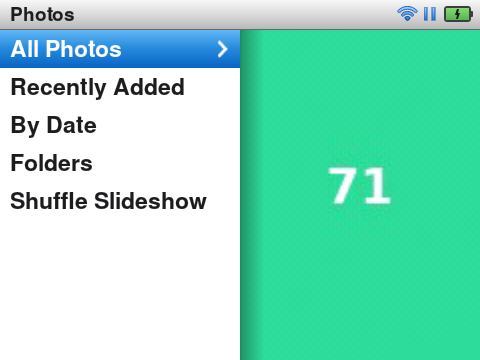
#> input picture 02-photos-menu.png, 480 x 360 px
$ python build_boot_logo.py ../02-photos-menu.png out.png
#> lines starting #> are read from the running program, lines starting #| are printed output that depends on the picture
#!/usr/bin/env python3
"""Builds a single-frame MTK "LOGO" boot-splash partition (logo.bin) for the
Innioasis Y1, showing the project logo (or custom text) centered on a black background.

Format was reverse-engineered from two real logo.bin samples (Innioasis
stock firmware and the Rockbox-derived one this project's rom.zip carried
until now) - see tools/rom_assets/README.md for the full writeup. Summary:

  offset 0-3    constant tag/CRC, always 88 16 88 58 in both real samples
  offset 4-7    uint32 LE, must equal the table's total_size field below
  offset 8-11   ASCII "LOGO"
  offset 12-511 reserved, byte-identical (mostly 0x00 then 0xFF padding)
                between both real samples - copied verbatim from a real
                sample rather than reconstructed
  offset 512    uint32 LE frame_count
  offset 516    uint32 LE total_size (== offset 4-7 above)
  offset 520.. frame_count x uint32 LE cumulative offsets (only fully
                understood for frame_count == 1, where offsets[0] is just
                the single compressed frame's length - the real multi-frame
                animation's table semantics were NOT fully solved, hence
                this script only ever emits a single static frame)
  offset ...    zlib-compressed RGB565 raw frame data, 480x360 (the Y1's
                real panel resolution, confirmed via successfully decoding
                both real samples at this exact size)

Usage:
  python3 tools/build_boot_logo.py
  python3 tools/build_boot_logo.py docs/icons/icon.png tools/rom_assets/logo_classy.bin
  python3 tools/build_boot_logo.py "Classy" output/logo.bin
"""
import os
import struct
import sys
import zlib

from PIL import Image, ImageDraw, ImageFont

W, H = 480, 360
FONT_PATH = "/usr/share/fonts/liberation/LiberationSans-Bold.ttf"
FONT_SIZE = 44

SCRIPT_DIR = os.path.dirname(os.path.abspath(__file__))
REPO_ROOT = os.path.dirname(SCRIPT_DIR)

DEFAULT_REFERENCE_LOGO = os.path.join(SCRIPT_DIR, "rom_assets", "logo_stock_innioasis.bin")
DEFAULT_ICON_PATH = os.path.join(REPO_ROOT, "docs", "icons", "icon.png")
DEFAULT_OUT_PATH = os.path.join(SCRIPT_DIR, "rom_assets", "logo_classy.bin")


def render_logo_image(icon_path: str, size: int = 320) -> Image.Image:
    """Renders a logo image centered on a 480x360 black canvas.
    A target size of 320px yields a 230px wide wordmark from docs/icons/icon.png,
    matching the footprint of the previous boot logo while preserving optical centering.
    """
#> called with icon_path = '../02-photos-menu.png', size = 320
    icon = Image.open(icon_path).convert("RGBA")
#> icon is the input picture: PIL image 480x360 RGBA; mean R, G, B, A 140, 222.4, 197.2, 255
    icon_resized = icon.resize((size, size), Image.Resampling.LANCZOS)
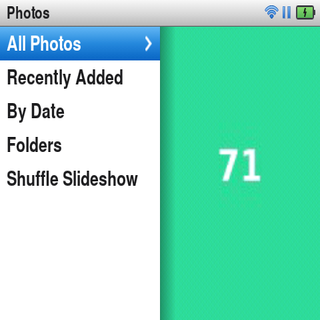
#> icon_resized: PIL image 320x320 RGBA; mean R, G, B, A 139.9, 222.3, 197.1, 255

    canvas = Image.new("RGB", (W, H), (0, 0, 0))
#> canvas: PIL image 480x360 RGB; every value is 0
    offset = ((W - size) // 2, (H - size) // 2)
    canvas.paste(icon_resized, offset, icon_resized)
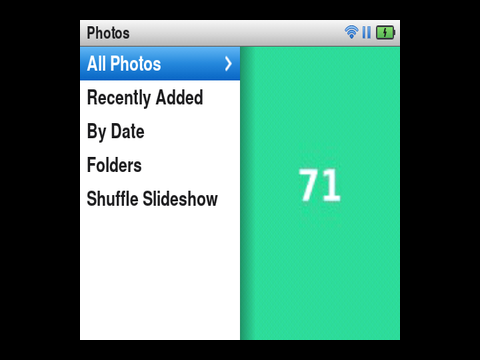
#> canvas: PIL image 480x360 RGB; mean R, G, B 82.9, 131.7, 116.8
    return canvas


def render_text_image(text: str) -> Image.Image:
    img = Image.new("RGB", (W, H), (0, 0, 0))
    draw = ImageDraw.Draw(img)
    font = ImageFont.truetype(FONT_PATH, FONT_SIZE)
    bbox = draw.textbbox((0, 0), text, font=font)
    tw, th = bbox[2] - bbox[0], bbox[3] - bbox[1]
    x = (W - tw) / 2 - bbox[0]
    y = (H - th) / 2 - bbox[1]
    draw.text((x, y), text, font=font, fill=(255, 255, 255))
    return img


def to_rgb565_bytes(img: Image.Image) -> bytes:
    import numpy as np

    arr = np.asarray(img.convert("RGB")).astype(np.uint16)
    r, g, b = arr[:, :, 0], arr[:, :, 1], arr[:, :, 2]
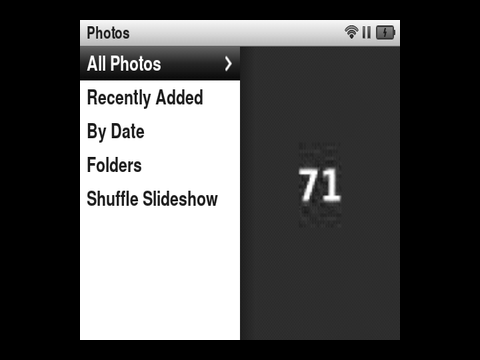
#> r: shape (360, 480) uint16; min 0, max 255, mean 82.9
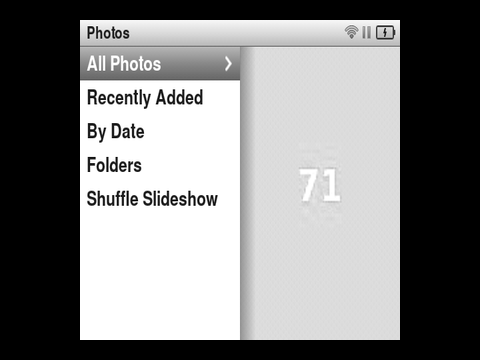
#> g: shape (360, 480) uint16; min 0, max 255, mean 131.7
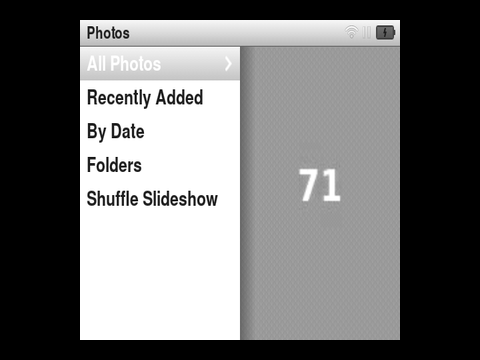
#> b: shape (360, 480) uint16; min 0, max 255, mean 116.8
    px565 = ((r >> 3) << 11) | ((g >> 2) << 5) | (b >> 3)
    return px565.astype("<u2").tobytes()


def build_logo_bin(img: Image.Image, reference_path: str) -> bytes:
    raw = to_rgb565_bytes(img)
    assert len(raw) == W * H * 2, "unexpected raw frame size"
    compressed = zlib.compress(raw, 9)

#> (the run stopped early here; a loop or call above may not have finished)

$ run again, on 01-main-menu.png
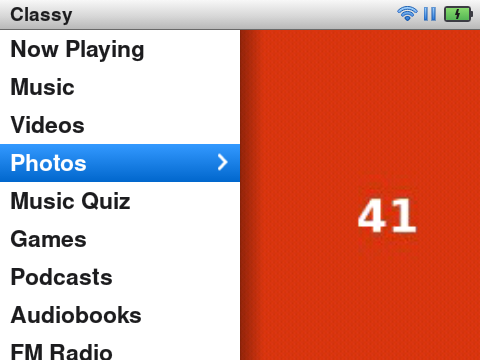
#> input picture 01-main-menu.png, 480 x 360 px
#> in render_logo_image, icon is the input picture: PIL image 480x360 RGBA; mean R, G, B, A 212.3, 144.9, 132.9, 255
#> in render_logo_image, `icon_resized = icon.resize((size, size), Image.Resampling.LANCZOS)`:
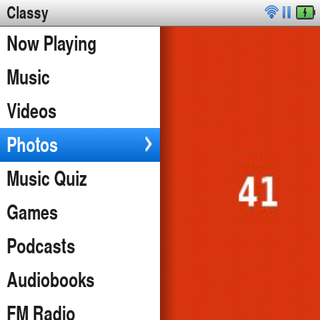
#> icon_resized: PIL image 320x320 RGBA; mean R, G, B, A 212, 144.6, 132.7, 255
#> in to_rgb565_bytes, `r, g, b = arr[:, :, 0], arr[:, :, 1], arr[:, :, 2]`:
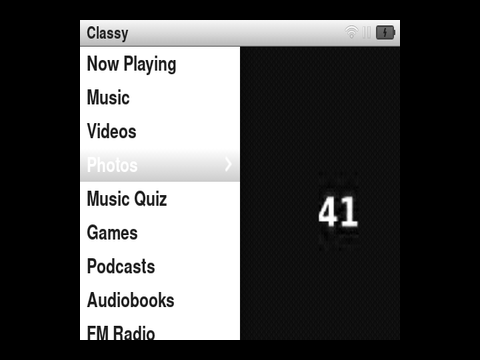
#> b: shape (360, 480) uint16; min 0, max 255, mean 78.6

$ run again, on 02-all-books.png
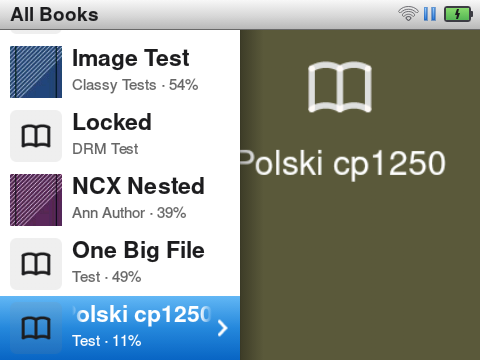
#> input picture 02-all-books.png, 480 x 360 px
#> in render_logo_image, icon is the input picture: PIL image 480x360 RGBA; mean R, G, B, A 147.4, 154.4, 148.6, 255
#> in render_logo_image, `icon_resized = icon.resize((size, size), Image.Resampling.LANCZOS)`:
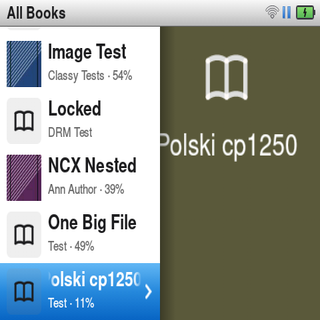
#> icon_resized: PIL image 320x320 RGBA; mean R, G, B, A 147.1, 154.1, 148.3, 255
#> in to_rgb565_bytes, `r, g, b = arr[:, :, 0], arr[:, :, 1], arr[:, :, 2]`:
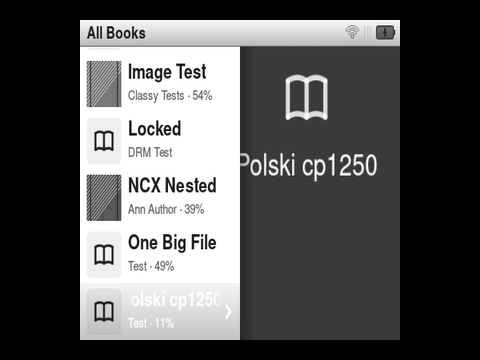
#> b: shape (360, 480) uint16; min 0, max 255, mean 87.9

$ run again, on 03-folders.png
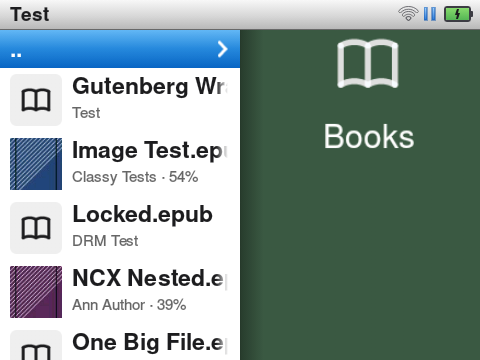
#> input picture 03-folders.png, 480 x 360 px
#> in render_logo_image, icon is the input picture: PIL image 480x360 RGBA; mean R, G, B, A 136.4, 155, 150.4, 255
#> in render_logo_image, `icon_resized = icon.resize((size, size), Image.Resampling.LANCZOS)`:
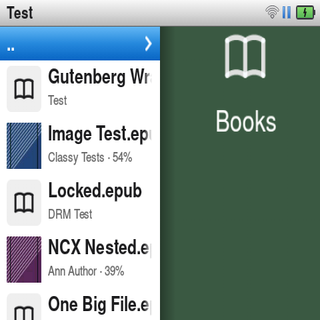
#> icon_resized: PIL image 320x320 RGBA; mean R, G, B, A 136.1, 154.7, 150.1, 255
#> in to_rgb565_bytes, `r, g, b = arr[:, :, 0], arr[:, :, 1], arr[:, :, 2]`:
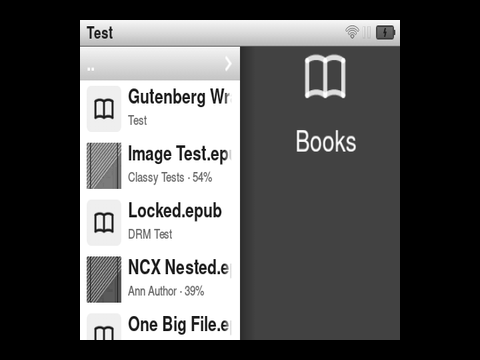
#> b: shape (360, 480) uint16; min 0, max 255, mean 88.9
